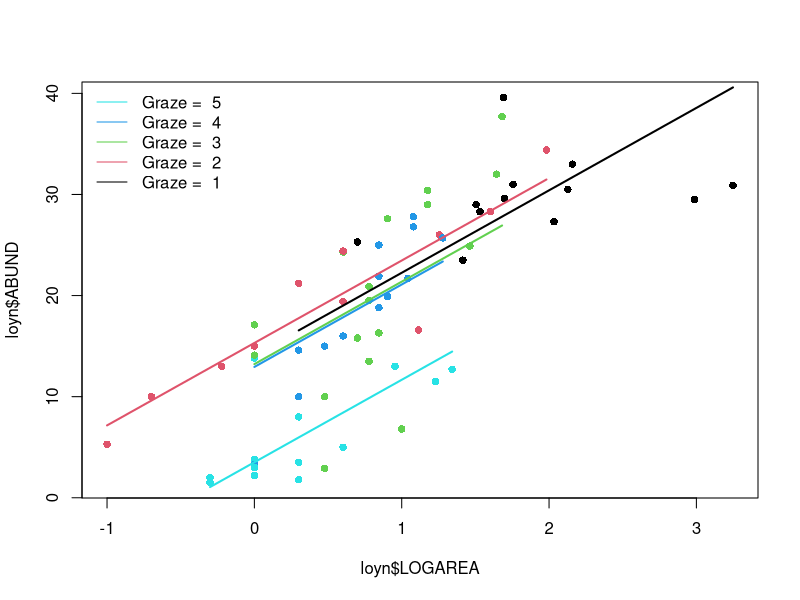
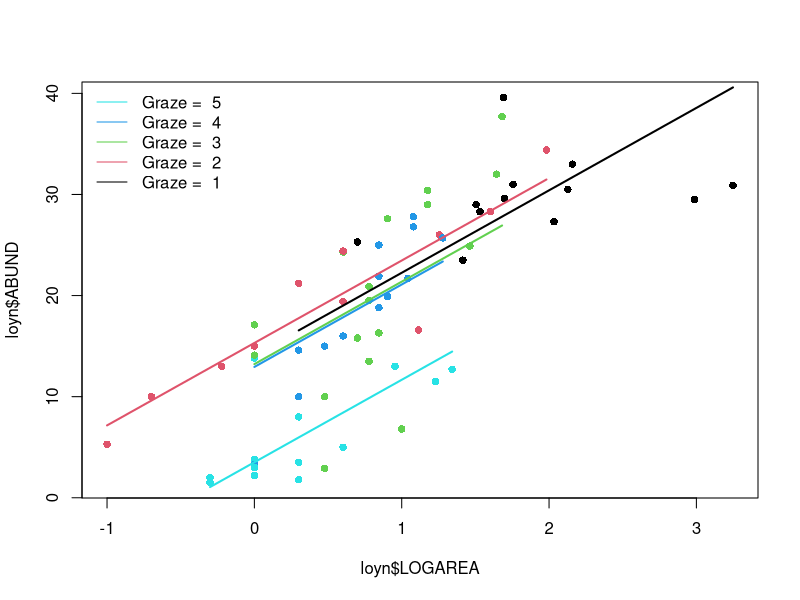

Write R code to recreate these figures, in order.
## ----Q2, eval=TRUE, echo=SOLUTIONS, results=SOLUTIONS, collapse=TRUE----------------------
loyn <- read.table("data/loyn.txt", header = TRUE, stringsAsFactors = TRUE)
str(loyn)


## ----Q3, eval=TRUE, echo=SOLUTIONS, results=SOLUTIONS, collapse=TRUE----------------------
loyn$LOGAREA <- log10(loyn$AREA)
# create factor GRAZE as it was originally coded as an integer
loyn$FGRAZE <- factor(loyn$GRAZE)






## ----Q6, eval=TRUE, echo=SOLUTIONS, results=SOLUTIONS, collapse=TRUE----------------------
birds.add.1 <- lm(ABUND ~ LOGAREA + FGRAZE, data = loyn)


## ----Q7, eval=TRUE, echo=SOLUTIONS, results=SOLUTIONS, collapse=TRUE----------------------
anova(birds.add.1)

# null hypothesis 1: There is no effect of LOGAREA on ABUND
# (the coefficient for LOGAREA is zero)
# null hypothesis 2: There is no effect of FGRAZE on ABUND
# (no difference between grazing levels *after* the effect of LOGAREA)

# the p values are all very small therefore reject both null hypotheses.


## ----Q8, eval=TRUE, echo=SOLUTIONS, results=SOLUTIONS, collapse=TRUE----------------------
summary(birds.add.1)

# Here the intercept (baseline) is *NOT* the mean abundance of birds for
# FGRAZE level 1. It is the estimated ABUND when LOGAREA = 0 & FGRAZE = level 1.
# The null hypothesis for the intercept is that the intercept = 0.
# As the p value (p < 2e-16) is very small we reject this null hypothesis
# and conclude that the intercept is significantly different from 0.
# Not a biologically relevant hypothesis test, in this context
# (in fact totally arbitrary, as the location of the zero is determined
# by the transformation we chose)

# For LOGAREA, the null hypothesis is that the slope of the relationship
# between LOGAREA and ABUND = 0 (no relationship). As the p value (4.90e-07)
# is very small we reject this null hypothesis and conclude that the slope 
# is significantly different from 0 (i.e. there is a significant relationship
# between LOGAREA and ABUND). Remember, in this additive model we are assuming 
# that the slope of the relationship between LOGAREA and ABUND is the same for
# each level of FGRAZE so we only have one estimate for the slope.

# The remaining estimates are differences (contrasts) in the intercepts  
# between each level of FGRAZE and the reference level, FGRAZE1. 

# For example, the FGRAZE2 estimate is 0.38, so there are 0.38 more birds on
# average in graze level 2 compared to graze level 1, when LOGAREA = 0 (so it's
# a difference in the intercepts). This difference is however not significantly 
# different from zero (p = 0.89) and we conclude that there is no difference
# in the mean bird ABUND between FGRAZE2 and FGRAZE1 when LOGAREA = 0.

# The difference between graze level 5 (FGRAZE5) and the reference FGRAZE1 is 
# -11.89 (11.89 fewer birds in FGRAZE5 compared to FGRAZE1),
# when LOGAREA = 0.

# This difference is significantly different from 0 (p = 0.00017) and therefore
# the mean abundance of birds in FGRAZE5 is significantly different than in
# FGRAZE1 when LOGAREA = 0.

# The Multiple R-square value is as we calculated from the anova table





## ----Q10a, eval=TRUE, echo=TRUE, collapse=FALSE-------------------------------------------
par(mfrow= c(1, 1))
plot(loyn$ABUND ~ loyn$LOGAREA, col = loyn$GRAZE, pch = 16)
# Note: # colour 1 means black in R
# colour 2 means red in R
# colour 3 means green in R
# colour 4 means blue in R
# colour 5 means cyan in R

# FGRAZE1
# create a sequence of increasing Biomass within the observed range
LOGAREA.seq <- seq(from = min(loyn$LOGAREA[loyn$FGRAZE == 1]),
					to = max(loyn$LOGAREA[loyn$FGRAZE == 1]),
					length = 20)
# create data frame for prediction
dat4pred <- data.frame(FGRAZE= "1", LOGAREA = LOGAREA.seq)
# predict for new data
dat4pred$predicted <- predict(birds.add.1, newdata = dat4pred)
# add the predictions to the plot of the data
lines(predicted ~ LOGAREA, data = dat4pred, col = 1, lwd = 2)

# FGRAZE2
LOGAREA.seq <- seq(from = min(loyn$LOGAREA[loyn$FGRAZE == 2]),
					to = max(loyn$LOGAREA[loyn$FGRAZE == 2]),
					length = 20)
dat4pred <- data.frame(FGRAZE = "2", LOGAREA = LOGAREA.seq)
dat4pred$predicted <- predict(birds.add.1, newdata= dat4pred)
lines(predicted ~ LOGAREA, data = dat4pred, col = 2, lwd = 2)

# FGRAZE3
LOGAREA.seq <- seq(from = min(loyn$LOGAREA[loyn$FGRAZE == 3]),
					to = max(loyn$LOGAREA[loyn$FGRAZE == 3]),
					length = 20)
dat4pred <- data.frame(FGRAZE = "3", LOGAREA = LOGAREA.seq)
dat4pred$predicted <- predict(birds.add.1, newdata = dat4pred)
lines(predicted ~ LOGAREA, data = dat4pred, col = 3, lwd = 2)

# FGRAZE4
LOGAREA.seq <- seq(from = min(loyn$LOGAREA[loyn$FGRAZE == 4]),
					to = max(loyn$LOGAREA[loyn$FGRAZE == 4]),
					length = 20)
dat4pred <- data.frame(FGRAZE = "4", LOGAREA = LOGAREA.seq)
dat4pred$predicted <- predict(birds.add.1, newdata= dat4pred)
lines(predicted ~ LOGAREA, data = dat4pred, col = 4, lwd = 2)

# FGRAZE5
LOGAREA.seq <- seq(from = min(loyn$LOGAREA[loyn$FGRAZE == 5]),
					to = max(loyn$LOGAREA[loyn$FGRAZE == 5]),
					length = 20)
dat4pred <- data.frame(FGRAZE = "5", LOGAREA = LOGAREA.seq)
dat4pred$predicted <- predict(birds.add.1, newdata = dat4pred)
lines(predicted ~ LOGAREA, data = dat4pred, col = 5, lwd = 2)

legend("topleft", 
 legend= paste("Graze = ", 5:1), 
 col = c(5:1), bty = "n",
 lty = c(1, 1, 1), 
 lwd = c(1, 1, 1))


## ----Q10b, eval=TRUE, echo=TRUE, collapse=FALSE-------------------------------------------
# Okay, that was a long-winded way of doing this.
# If, like me, you prefer more compact code and less risks of errors,
# you can use a loop, to save repeating the sequence 5 times:
par(mfrow = c(1, 1))
plot(loyn$ABUND ~ loyn$LOGAREA, col = loyn$GRAZE, pch = 16)

for(g in levels(loyn$FGRAZE)){# `g` will take the values "1", "2",..., "5" in turn
	LOGAREA.seq <- seq(from = min(loyn$LOGAREA[loyn$FGRAZE == g]),
										to = max(loyn$LOGAREA[loyn$FGRAZE == g]),
														length = 20)
	dat4pred <- data.frame(FGRAZE= g, LOGAREA= LOGAREA.seq)
	dat4pred$predicted <- predict(birds.add.1, newdata= dat4pred)
	lines(predicted ~ LOGAREA, data = dat4pred, col = as.numeric(g), lwd = 2)
}
legend("topleft", 
 legend = paste("Graze = ", 5:1), 
 col = c(5:1), bty = "n",
 lty = c(1, 1, 1), 
 lwd = c(1, 1, 1))




## ----Q12, eval=TRUE, echo=SOLUTIONS, results=SOLUTIONS, collapse=TRUE---------------------
birds.inter.1 <- lm(ABUND ~ FGRAZE * LOGAREA , data = loyn)


## ----Q13, eval=TRUE, echo=SOLUTIONS, results=SOLUTIONS, collapse=TRUE---------------------
anova(birds.inter.1)

# null hypothesis 1: There is no effect of LOGAREA on ABUND
# (the coefficient for LOGAREA is zero)

# null hypothesis 2: There is no effect of FGRAZE on ABUND
# (no difference between grazing levels *after* the effect of LOGAREA)

# null hypothesis 3: There is no effect of an FGRAZE by ABUND interaction
# *after* the effects of LOGAREA and FGRAZE combined).
# A couple of equivalent ways to say this: the effect of LOGAREA doesn't differ
# among FGRAZE levels or: the difference in bird abundance between grazing
# levels is the same for all patch areas.

# As long as there is an interaction in the model, the null hypotheses 1 and 2
# ("main effects") are not relevant to us
# the p value for the interaction is large, therefore we fail to reject the
# null hypothesis: there is no evidence supporting this interaction.


## ----Q14, eval=TRUE, echo=SOLUTIONS, results=SOLUTIONS, collapse=TRUE---------------------
summary(birds.inter.1)

# Here the intercept (baseline) is the predicted `ABUND` for LOGAREA = 0,
# for FGRAZE level 1.
# the null hypothesis for the intercept is that the intercept = 0
# (not biologically relevant).

# LOGAREA represents the slope for LOGAREA, specific to level FGRAZE = 1.
# The null hypothesis is that the slope of the relationship
# between LOGAREA and ABUND = 0, for level FGRAZE = 1 only. 

# FGRAZE2...5 estimate differences (contrasts) between the *intercept* of
# each level and the *intercept* of the reference level, FGRAZE = 1. 

# FGRAZE2...5:LOGAREA estimate differences (contrasts) between the *slope*
# of LOGAREA for each level and the *slope* of LOGAREA for the reference
# level, FGRAZE = 1. 


# The Multiple R-square value is 0.76, slightly up from the purely additive
# model (but not much, given that we have added a whole 4 parameters to the
# model, i.e. nearly doubled its complexity)


